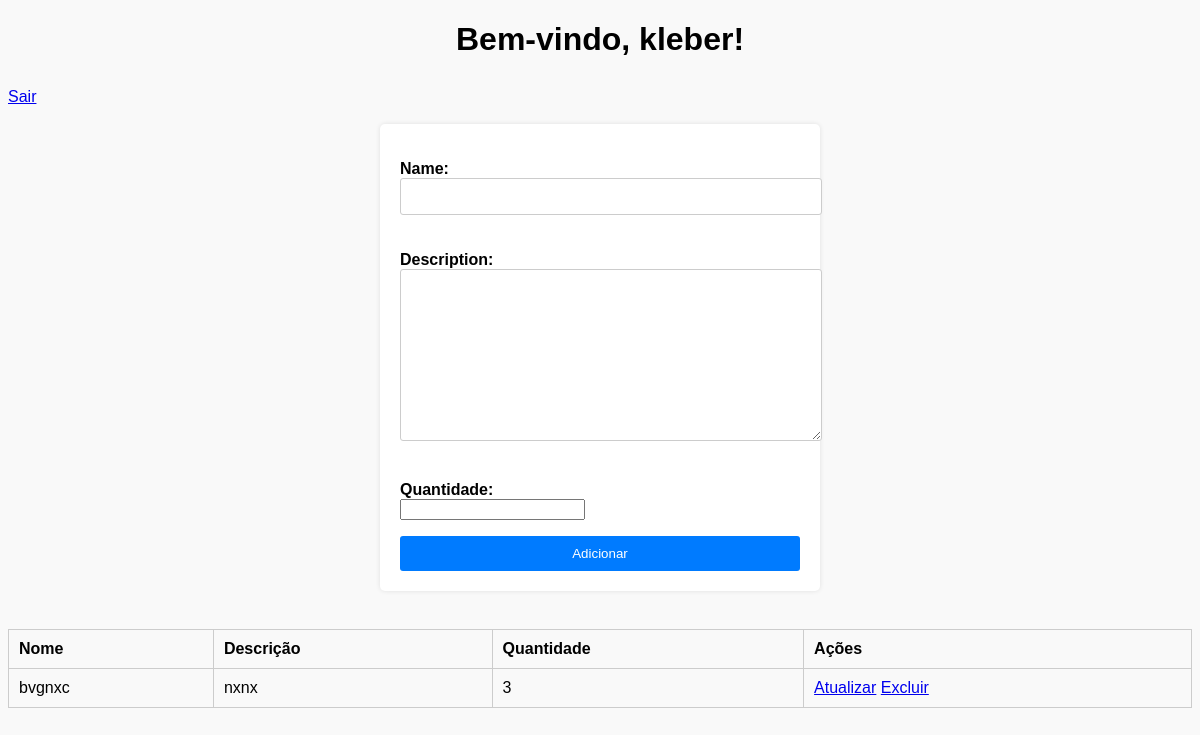
Page /home/ (signed in) on the earlier database version.
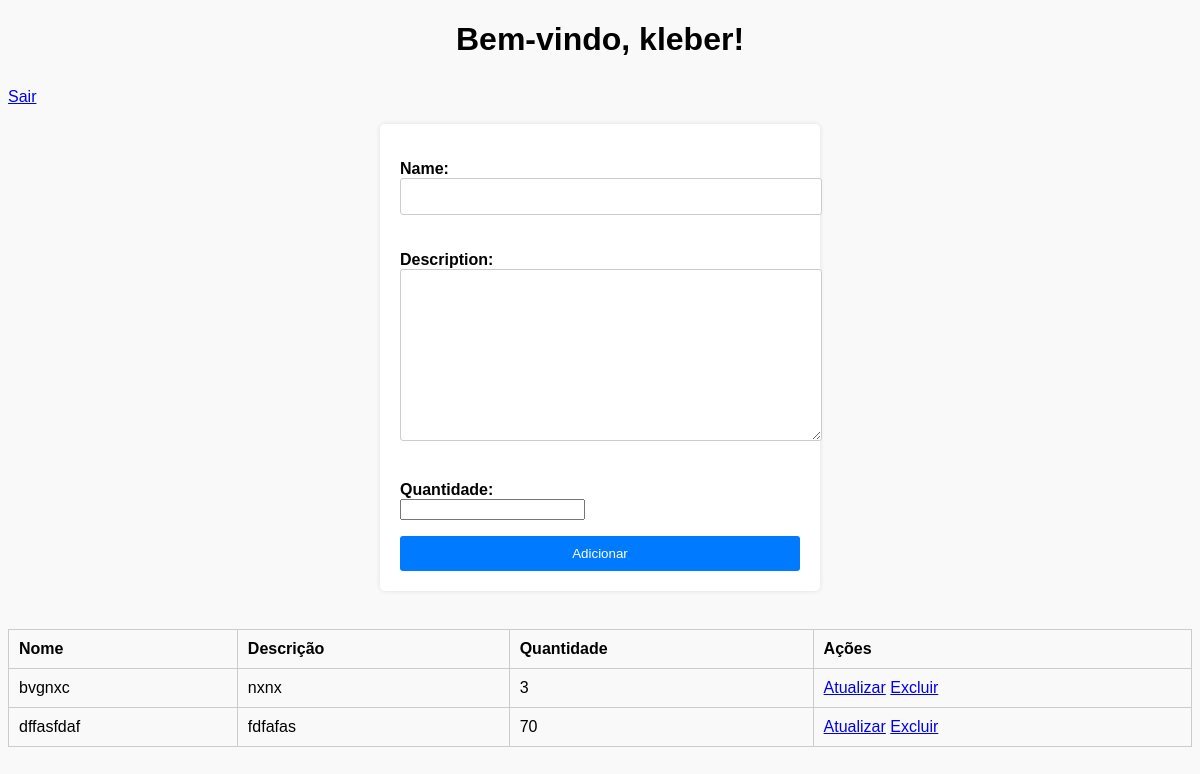
Same page on the later database version.
### mvpapp/models.py (models this page shows, shortened)
class Item(models.Model):
    user = models.ForeignKey(User, on_delete=models.CASCADE)
    name = models.CharField(max_length=100)
    description = models.TextField()
    quantidade = models.IntegerField(default=0)

### mvpapp/views.py (the view, shortened to what this page needs)
# urls.py: path('home/', views.home_view, name='home'),
def home_view(request):
    user = request.user
    items = Item.objects.filter(user=user)
    form = ItemForm(request.POST or None)
    return render(request, 'home.html', {'user': user, 'items': items, 'form': form})

### mvpapp/forms.py
class ItemForm(forms.ModelForm):
    quantidade = forms.IntegerField()  # Adicione o campo quantidade aqui
    class Meta:
        model = Item
        fields = ('name', 'description', 'quantidade')  # Adicione 'quantidade' aqui

### mvpapp/templates/home.html (shortened to what this page needs)
{% load static %}
<!DOCTYPE html>
<html>
<head>
    <link rel="stylesheet" href="{% static 'style.css' %}">
</head>
<body>
    <h1>Bem-vindo, {{ user.username }}!</h1>
    <a href="{% url 'logout' %}">Sair</a>
    <br><br>
    <form method="POST" action="{% url 'home' %}" class="home-form">
        {{ form.as_p }}
        <button type="submit">Adicionar</button>
    </form>
    <br>
    <table class="table">
        <thead>
            <tr>
                <th>Nome</th>
                <th>Descrição</th>
                <th>Quantidade</th>
                <th>Ações</th>
            </tr>
        </thead>
        <tbody>
            {% for item in items %}
                <tr>
                    <td>{{ item.name }}</td>
                    <td>{{ item.description }}</td>
                    <td>{{ item.quantidade }}</td>
                    <td>
                        <a href="{% url 'update_item' item.id %}">Atualizar</a>
                        <a href="{% url 'delete_item' item.id %}">Excluir</a>
                    </td>
                </tr>
            {% endfor %}
        </tbody>
    </table>
</body>
</html>

Differences in the rows shown:
added Item: name "dffasfdaf", description "fdfafas", quantidade "70"
